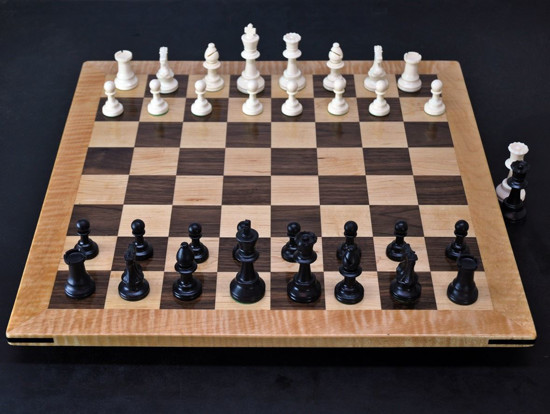
#> input picture board_recognition/input_image/board.jpg, 550 x 414 px; its folder holds only this picture in this run
$ python -i slid.py   (imports and definitions only)
#> lines starting #> are read from the running program, lines starting #| are printed output that depends on the picture
### board_recognition/debug.py
from .config import *
from random import randint
from copy import copy

import numpy as np
import cv2; load = cv2.imread
save = cv2.imwrite

################################################################################

def lines(img, lines, color=(0,0,255), size=2):
	"""draw lines"""
	for a, b in lines: cv2.line(img,tuple(a),tuple(b),color,size)
	return img

# [4 lines left out: function points, not called in this run]

def color():
	return (randint(0, 255), randint(0, 255), randint(0, 255))

################################################################################

counter = 0

class ImageDebug(object):
	img = object

	def __init__(self, img):
		if isinstance(img, tuple):
			img = np.zeros((img[0], img[1], 3), np.uint8)
		if len(img.shape) < 3:
			img = cv2.cvtColor(img, cv2.COLOR_GRAY2RGB)
		self.img = copy(img)

	def lines(self, _lines, color=(0,0,255), size=2):
		self.img = lines(self.img, _lines, color=color, size=size)
		return self

	def points(self, _points, color=(0,0,255), size=10):
		self.img = points(self.img, _points, color=color, size=size)
		return self

	def save(self, filename, prefix=True):
		global counter; counter += 1
		if prefix: __prefix = "__debug_"+"%04d"%int(counter)+"_"
		else:      __prefix = ""
		if NC_DEBUG: save("test/steps/" + __prefix + \
				filename + ".jpg", self.img)

image = ImageDebug

### board_recognition/slid.py
from .config import *
from . import utils
from . import debug

import math
import cv2, numpy as np
import collections
na = np.array

"""
NC_SLID_CLAHE = [[3,   (2, 6),    5], # @1
		         [3,   (6, 2),    5], # @2
				 [0,   (0, 0),    0]] # EE
"""

"""
NC_SLID_CLAHE = [[4,   (2, 5),    5], # @1
		         [4,   (5, 2),    5], # @2
				 #[1,   (2, 2),   15], # @3
				 [0,   (0, 0),    0]] # EE
"""

"""
NC_SLID_CLAHE = [[2,   (1, 5),    5], # @1
		         [2,   (5, 1),    5], # @2
				 #[1,   (2, 2),   15], # @3
				 [0,   (0, 0),    0]] # EE
"""

"""
NC_SLID_CLAHE = [[3,   (2, 8),    5], # @1
		         [3,   (8, 2),    5], # @2
				 [5,   (4, 4),    5], # @3
				 [0,   (0, 0),    0]] # EE
"""

# 7???
# 4???
NC_SLID_CLAHE = [[3,   (2, 6),    5], # @1
		         [3,   (6, 2),    5], # @2
				 [5,   (3, 3),    5], # @3
				 [0,   (0, 0),    0]] # EE

################################################################################

def slid_canny(img, sigma=0.25):
	"""apply Canny edge detector (automatic thresh)"""
	v = np.median(img)
	img = cv2.medianBlur(img, 5)
	img = cv2.GaussianBlur(img, (7, 7), 2)
	lower = int(max(0, (1.0 - sigma) * v))
	upper = int(min(255, (1.0 + sigma) * v))
	return cv2.Canny(img, lower, upper)

def slid_detector(img, alfa=150, beta=2):
	"""detect lines using Hough algorithm"""
	__lines, lines = [], cv2.HoughLinesP(img, rho=1, theta=np.pi/360*beta,
		threshold=40, minLineLength=50, maxLineGap=15) # [40, 40, 10]
	if lines is None: return []
	for line in np.reshape(lines, (-1, 4)):
		__lines += [[[int(line[0]), int(line[1])],
			         [int(line[2]), int(line[3])]]]
	return __lines

def slid_clahe(img, limit=2, grid=(3,3), iters=5):
	"""repair using CLAHE algorithm (adaptive histogram equalization)"""
	img = cv2.cvtColor(img, cv2.COLOR_BGR2GRAY)
	for i in range(iters):
		img = cv2.createCLAHE(clipLimit=limit, \
				tileGridSize=grid).apply(img)
	debug.image(img).save("slid_clahe_@1")
	if limit != 0:
		kernel = np.ones((10, 10), np.uint8)
		img = cv2.morphologyEx(img, cv2.MORPH_CLOSE, kernel)
		debug.image(img).save("slid_clahe_@2")
	return img

################################################################################

def pSLID(img, thresh=150):
	"""find all lines using different settings"""
	print(utils.call("pSLID(img)"))
	segments = []; i = 0
	for key, arr in enumerate(NC_SLID_CLAHE):
		tmp = slid_clahe(img, limit=arr[0], grid=arr[1], iters=arr[2])
		__segments = list(slid_detector(slid_canny(tmp), thresh))
		segments += __segments; i += 1
		print("FILTER: {} {} : {}".format(i, arr, len(__segments)))
		debug.image(slid_canny(tmp)).lines(__segments).save("pslid_F%d" % i)
	return segments

all_points = []
# [136 lines left out: functions SLID, slid_tendency, not called in this run]

>>> import cv2
>>> picture = cv2.imread('input_image/board.jpg')
#> picture is the input picture: shape (414, 550, 3); mean B, G, R 72.7, 78.6, 92.5
>>> result = pSLID(picture)
#> the loop in pSLID, `for key, arr in enumerate(NC_SLID_CLAHE):` made 4 passes
#| FILTER: 1 [3, (2, 6), 5] : 30
#| FILTER: 2 [3, (6, 2), 5] : 24
#| FILTER: 3 [5, (3, 3), 5] : 29
#| FILTER: 4 [0, (0, 0), 0] : 62
#> pass 1, in slid_clahe, `img = cv2.cvtColor(img, cv2.COLOR_BGR2GRAY)`:
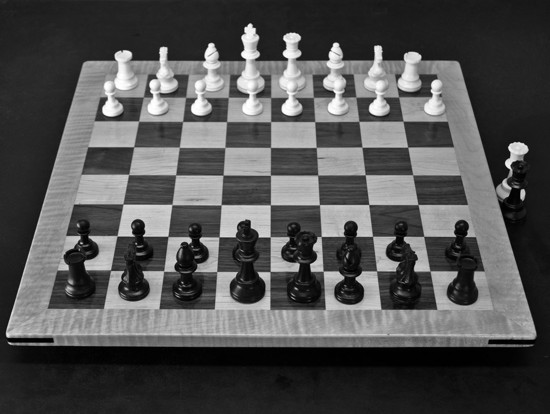
#> img: shape (414, 550); min 0, max 255, mean 82.1
#> pass 1, in __init__, `img = cv2.cvtColor(img, cv2.COLOR_GRAY2RGB)`:
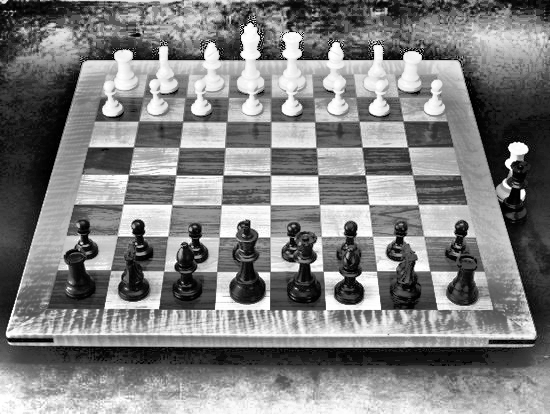
#> img: shape (414, 550, 3); min 0, max 255, mean 127.7
#> pass 1, in slid_clahe, `img = cv2.morphologyEx(img, cv2.MORPH_CLOSE, kernel)`:
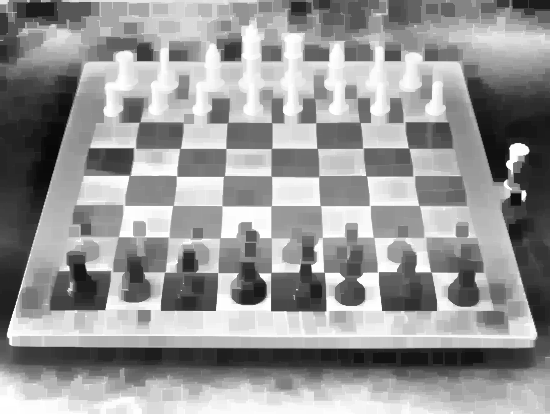
#> img: shape (414, 550); min 8, max 255, mean 150.8
#> after the loop in pSLID, `for key, arr in enumerate(NC_SLID_CLAHE):`: i = 4
#> result = 145 items
